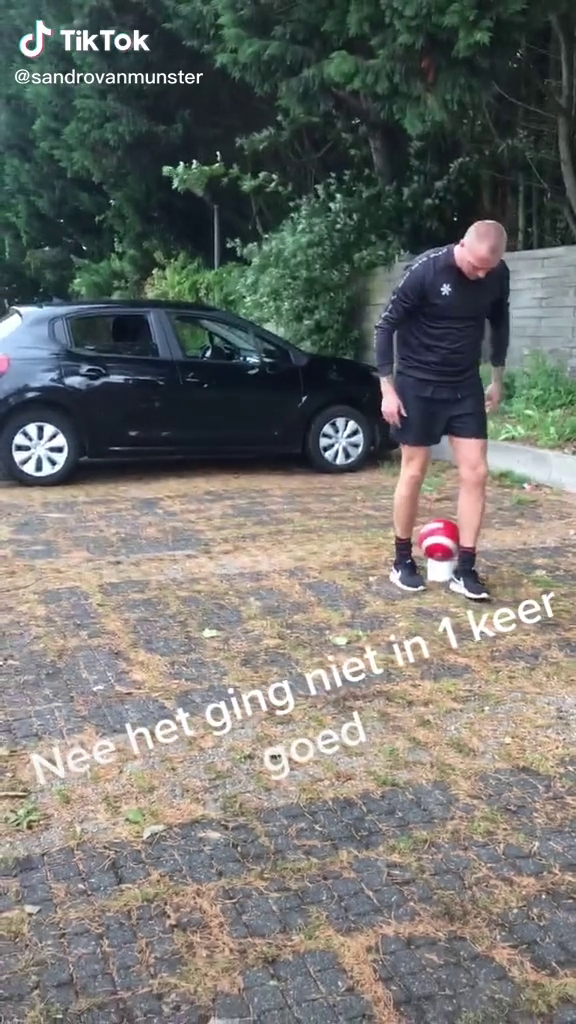
#> input picture frame 21 of 24년도/01-08/2. 영상물과 미디어파이프/01. 비디오기초/data/6875317312082201857.mp4, 576 x 1024 px, given in place of mov01.avi, which was not available
$ jupyter execute '03. 보행자 검출.ipynb'   (text cells are left out)
#> lines starting #> are read from the running program, lines starting #| are printed output that depends on the picture; after the words box and inside, x2 and y2 are one past the last pixel; in counts of white or black regions, pixels touching at a corner belong together; pictures that were not available may be replaced by others from this repository, and a replacement may not be noted
[cell 1]
##########################################################
## 비디오 플레이 하면 화면 우측 끝에 숫자값 fps가 계속 변경됨
### esc키를 눌러 종료
##########################################################3
import cv2
cap = cv2.VideoCapture("mov/mov01.avi")
org=(int(cap.get(3))-800,200)     # cap.get(3)은 비디오의 너비를 의미함.
font=cv2.FONT_HERSHEY_SIMPLEX

num=0
while(cap.isOpened()):
    ret, frame = cap.read()
#> frame is the input picture: shape (1024, 576, 3); mean B, G, R 109.4, 114.1, 113.9
    num+=1; text='fps:'+ str(num)

    if ret:
        cv2.putText(frame,text,org,font,3,(255,255,255),7)
        cv2.imshow("frame", frame)

    #cv2.waitKey(int(1000/fps))        # 이작업도 동일함
    if cv2.waitKey(10) == 27:                   # esc키를 누르면 중지
#> (key Esc is pressed here)
            break

cap.release()
cv2.destroyAllWindows()

[cell 2]
import cv2
cap = cv2.VideoCapture("mov/mov01.avi")


# 보행자 검출을 위한 HOG 기술 설정
hog = cv2.HOGDescriptor()
hog.setSVMDetector(cv2.HOGDescriptor_getDefaultPeopleDetector())

org=(int(cap.get(3))-800,200)     # cap.get(3)은 비디오의 너비를 의미함.
fps=cap.get(4)
font=cv2.FONT_HERSHEY_SIMPLEX


num=0
while True:
    ret, frame = cap.read()


    if ret:

        human, r = hog.detectMultiScale(frame)  # 사각형정보를 받아옴
#> human = [[361, 88, 71, 141]]; r = [0.359]
        num+=1; text='fps:'+ str(num)  + ',cnt:' + str(len(human))
#> after `text = 'fps:' + str(num) + ',cnt:' + str(len(human))`: text = 'fps:1,cnt:1'


        for (x, y, w, h) in human:
            cv2.rectangle(frame, (x, y, w, h), (255,255,255), 3)
#> this loop made 1 pass
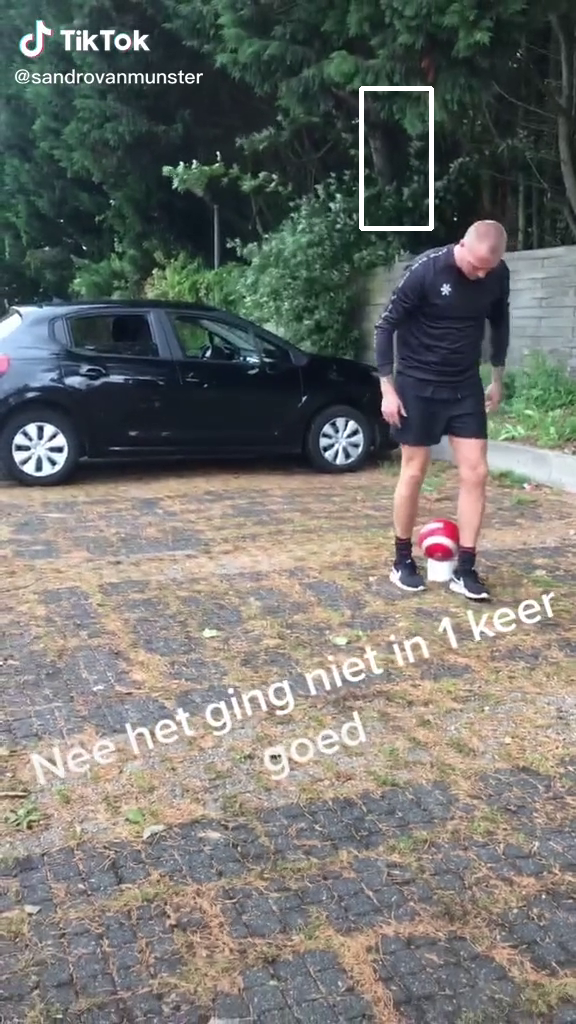
#> frame: shape (1024, 576, 3); 0.35% of pixels changed, all inside (x1, y1, x2, y2) = (359, 86, 434, 231)

        cv2.putText(frame,text,org,font,3,(255,255,255),7)
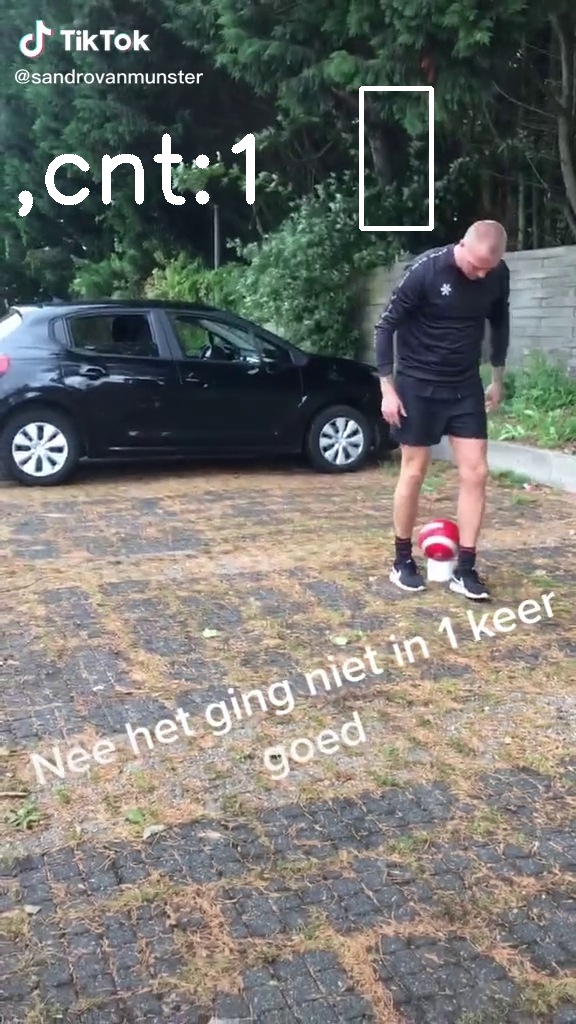
#> frame: shape (1024, 576, 3); 0.72% of pixels changed, all inside (x1, y1, x2, y2) = (18, 133, 255, 217)
        cv2.imshow('frame',frame)


    if cv2.waitKey(10) == 27:
#> (key Esc is pressed here)
        break
cap.release()
cv2.destroyAllWindows()

[cell 3]
import cv2
cap = cv2.VideoCapture("mov/mov01.avi")

# 보행자 검출을 위한 HOG 기술 설정
hog = cv2.HOGDescriptor()
hog.setSVMDetector(cv2.HOGDescriptor_getDefaultPeopleDetector())

org=(int(cap.get(3))-800,200)     # cap.get(3)은 비디오의 너비를 의미함.
#> org = (-224, 200)
fps=cap.get(4)
#> fps = 1024
font=cv2.FONT_HERSHEY_SIMPLEX
#> font = 0


num=0; data=[]
while True:
    ret, frame = cap.read()


    if ret:

        gray = cv2.cvtColor(frame, cv2.COLOR_BGR2GRAY)
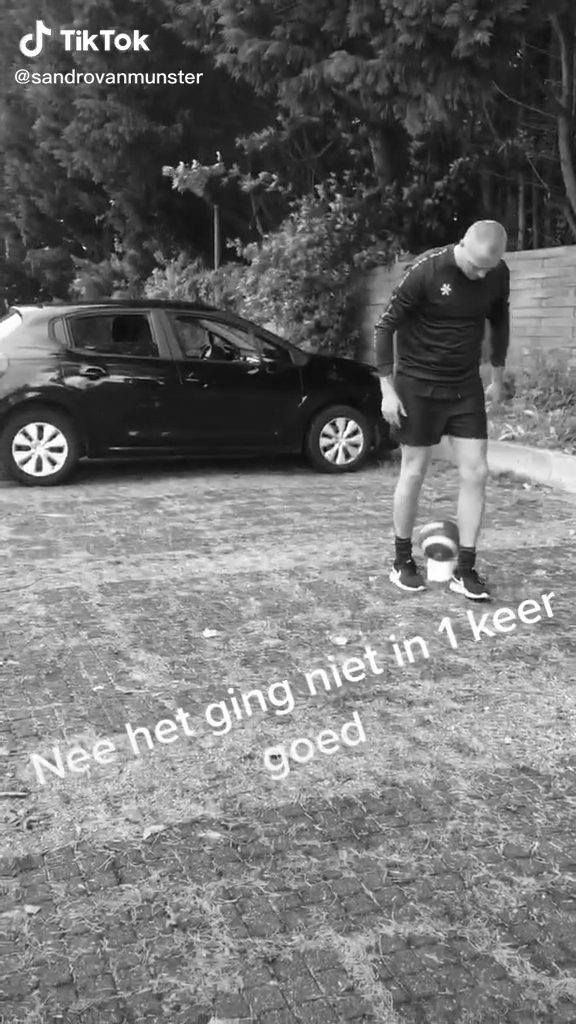
#> gray: shape (1024, 576); min 5, max 255, mean 113.5
        human, r = hog.detectMultiScale(gray)  # 사각형정보를 받아옴
#> human = [[361, 88, 71, 141], [115, 222, 79, 158]]; r = [0.366, 0.325]

        num+=1; text='fps:'+ str(num)  + ',cnt:' + str(len(human))
#> after `text = 'fps:' + str(num) + ',cnt:' + str(len(human))`: text = 'fps:1,cnt:2'
        data.append([])
        data[-1].append(num)
        data[-1].append(len(human))

        if (len(human)>0):
            for (x, y, w, h) in human:
                cv2.rectangle(frame, (x, y, w, h), (255,255,255), 3)
#> this loop made 2 passes
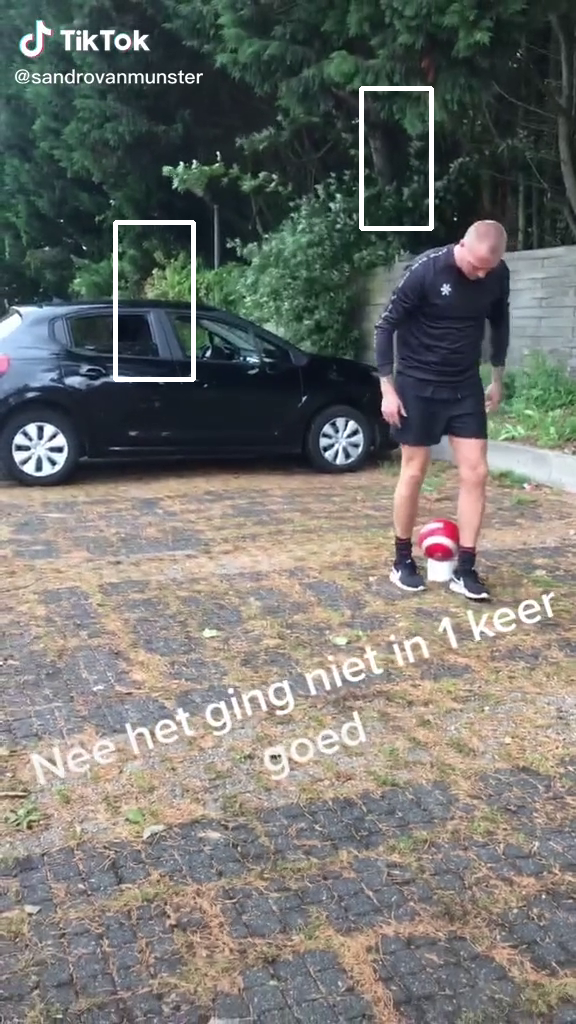
#> frame: shape (1024, 576, 3); 0.75% of pixels changed, all inside (x1, y1, x2, y2) = (113, 86, 434, 382)

            cv2.putText(frame,text,org,font,3,(255,255,255),7)
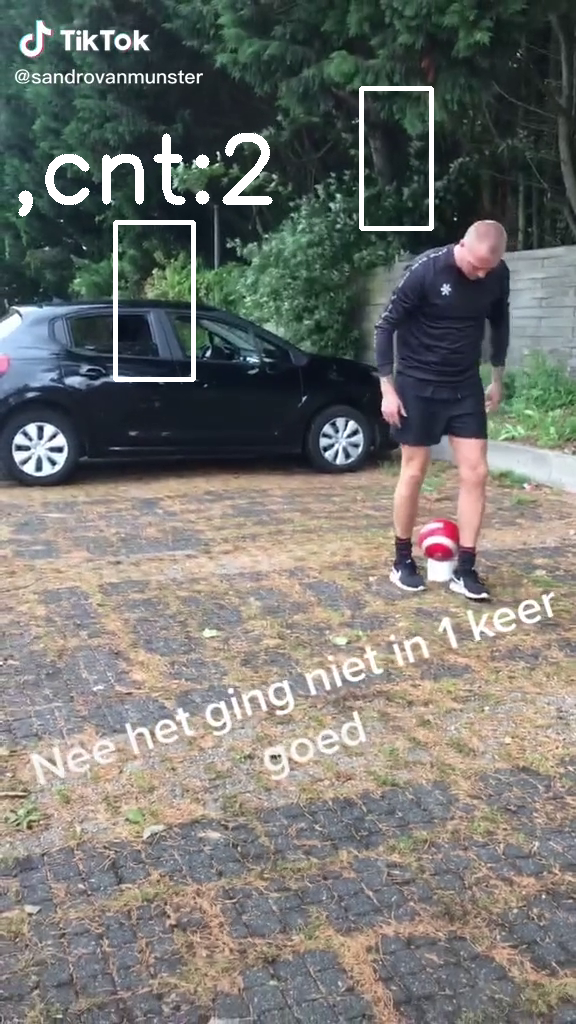
#> frame: shape (1024, 576, 3); 0.84% of pixels changed, all inside (x1, y1, x2, y2) = (18, 133, 273, 217)
        cv2.imshow('frame',frame)


    if cv2.waitKey(10) == 27:
#> (key Esc is pressed here)
        break
cap.release()
cv2.destroyAllWindows()

[cell 4]
## sample로 10개 출력, 현재 ,하단의 data 자료는 200 프레임에서 중단한 자료임
data[:10]

[cell 5]
import numpy as np
import matplotlib.pyplot as plt
data=np.array(data)
x=data[:,0]; y=data[:,1]
plt.figure(figsize=(10,5))
plt.plot(x,y)
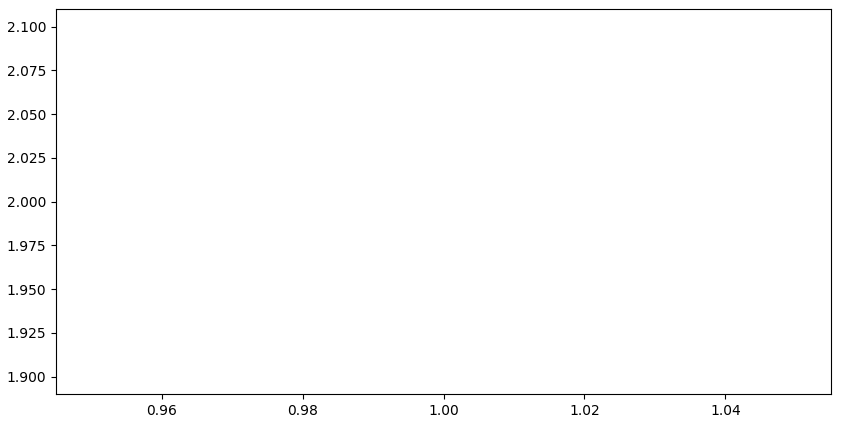
#> figure drawn by matplotlib, 1 panel

[cell 6]
## 이동평균선을 이용한 노이즈 제거
# https://wikidocs.net/4373

import numpy as np
def moving_average(x, y):
    y_conv = np.convolve(y, np.ones(5)/float(5), mode='valid')
    x_dat = np.linspace(np.min(x), np.max(x), np.size(y_conv))
    return x_dat, y_conv

plt.plot(x, y, label="raw")
ma_x, ma_y = moving_average(x, y)
plt.plot(ma_x,ma_y, label="average")
plt.xlabel('time(sec.)')
plt.ylabel('population')
plt.ylim(0,max(y)+2)
plt.legend()
plt.show()
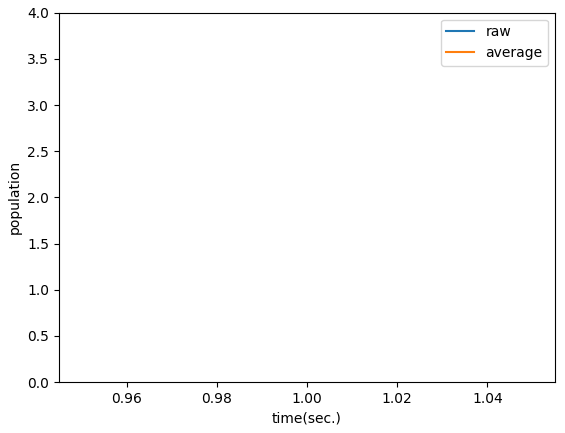
#> figure drawn by matplotlib, 1 panel

[cell 7]
import pandas as pd
df=pd.DataFrame({'time':x,'2022-3-5':y})
df

[cell 8]
## 1초단위로 사람인원수를 그리고자함.
xSec,ySec=[],[]

for cnt,(x,y) in enumerate(data):

    if cnt%30==0:
        xSec.append(int(cnt/39))
        ySec.append(y)

plt.figure(figsize=(10,5))
plt.plot(xSec,ySec)

#print(cnt,int(cnt/30))

$ run again, starting later in the video
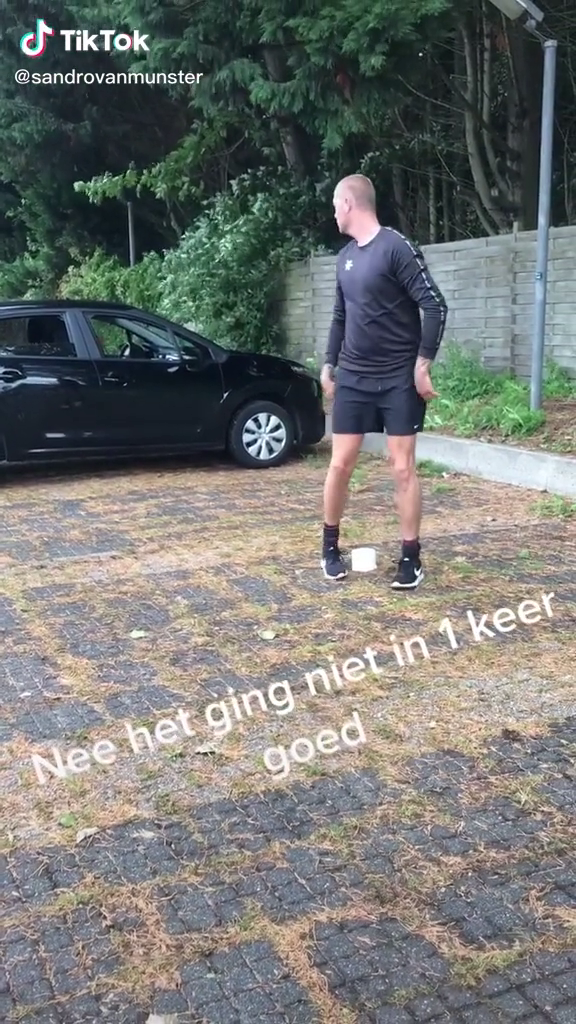
#> input picture frame 96 of 24년도/01-08/2. 영상물과 미디어파이프/01. 비디오기초/data/6875317312082201857.mp4, 576 x 1024 px, given in place of mov01.avi, which was not available
#> frame is the input picture: shape (1024, 576, 3); mean B, G, R 115.1, 118, 116.2
#> human = ()
#> text = 'fps:1,cnt:0'
#> `cv2.putText(frame,text,org,font,3,(255,255,255),7)`:
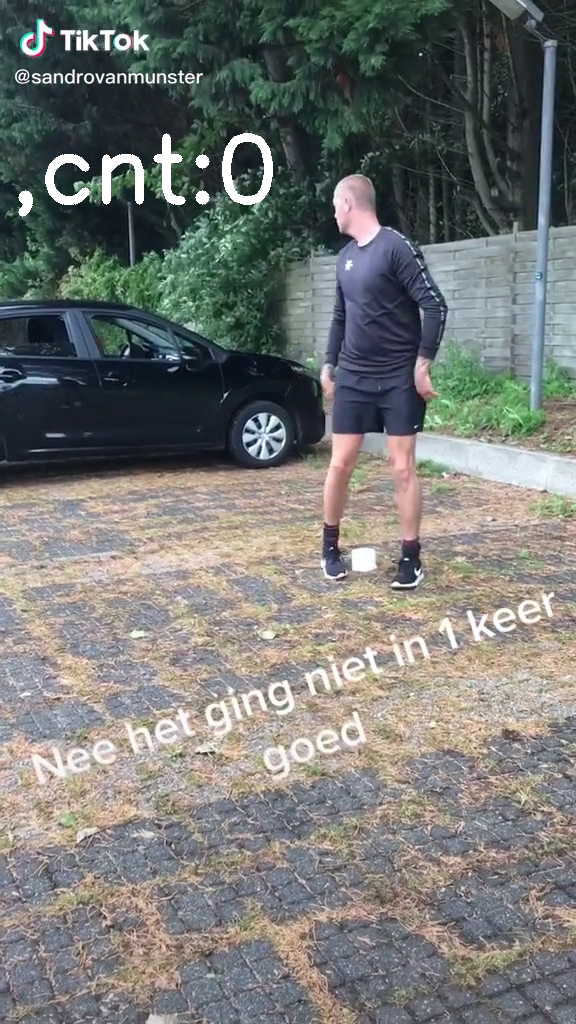
#> frame: shape (1024, 576, 3); 0.85% of pixels changed, all inside (x1, y1, x2, y2) = (18, 133, 273, 217)
#> org = (-224, 200)
#> fps = 1024
#> font = 0
#> `plt.show()`:
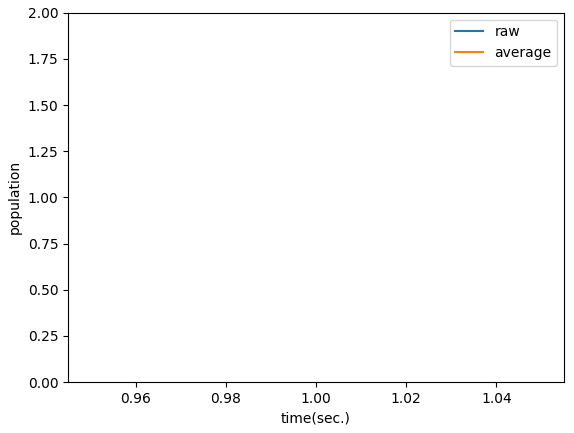
#> figure drawn by matplotlib, 1 panel

$ run again, starting later in the video
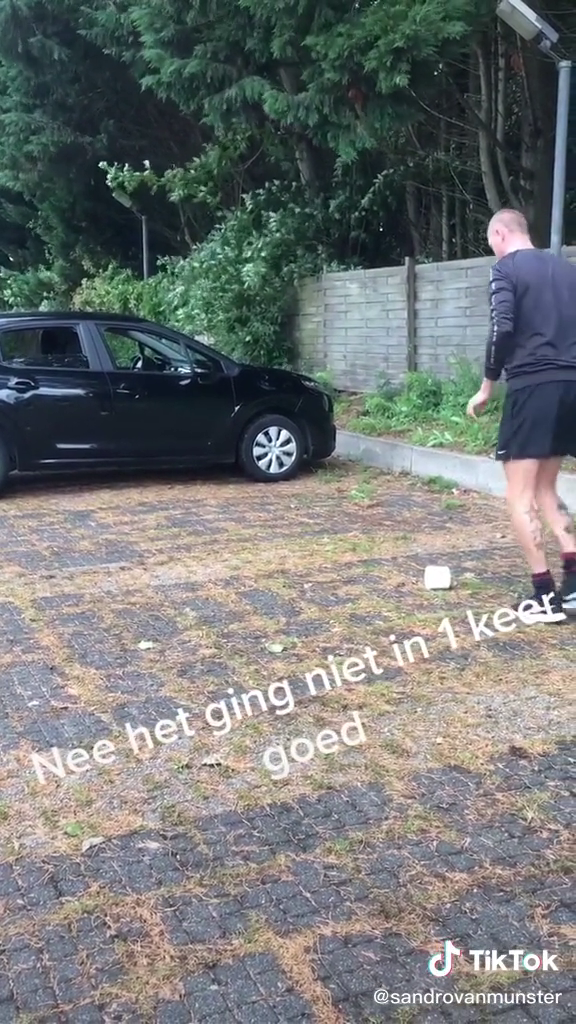
#> input picture frame 171 of 24년도/01-08/2. 영상물과 미디어파이프/01. 비디오기초/data/6875317312082201857.mp4, 576 x 1024 px, given in place of mov01.avi, which was not available
#> frame is the input picture: shape (1024, 576, 3); mean B, G, R 118.1, 118.8, 116
#> human = ()
#> text = 'fps:1,cnt:0'
#> `cv2.putText(frame,text,org,font,3,(255,255,255),7)`:
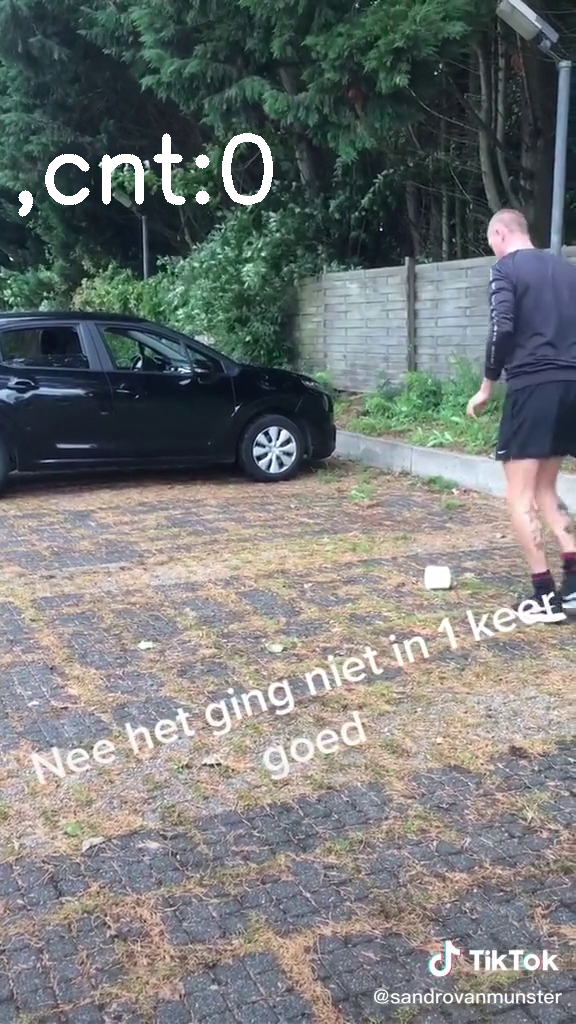
#> frame: shape (1024, 576, 3); 0.85% of pixels changed, all inside (x1, y1, x2, y2) = (18, 133, 273, 217)
#> org = (-224, 200)
#> fps = 1024
#> font = 0
#> `plt.show()`:
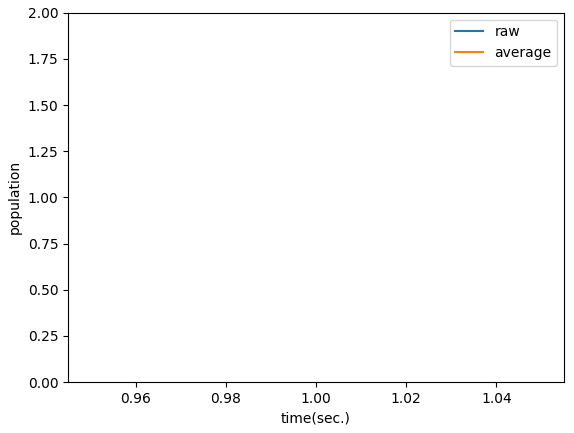
#> figure drawn by matplotlib, 1 panel
